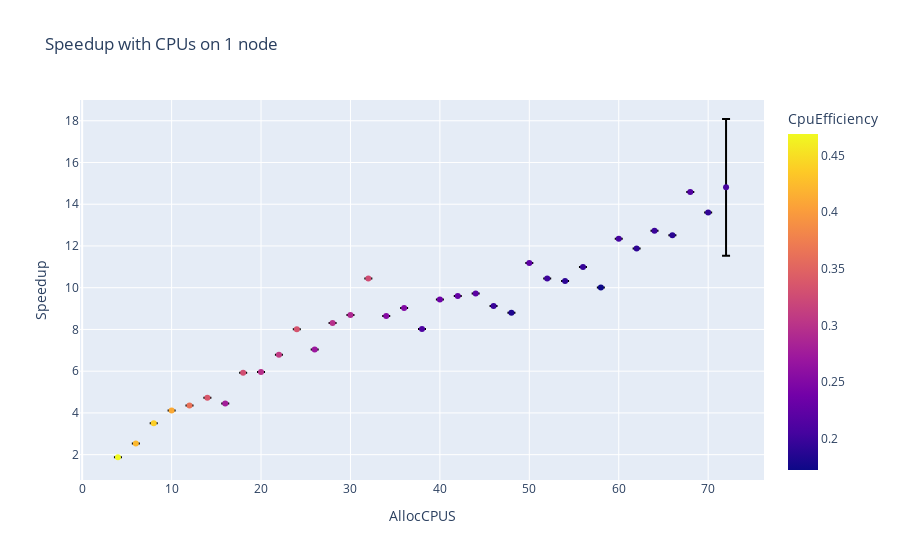

Notebook code cell kept with this figure:
### Code cell
fig1.show()

### Figure 1 — Plotly figure (JSON) as saved in the notebook; plotly's stock layout.template omitted (floating-point values rounded to 4 significant figures; data arrays with more than 128 entries replaced by an {"elided": "..."} marker saying what was removed)
{"data": [{"customdata": {"elided": "35x7 mixed values"}, "error_y": {"array": [null, null, null, null, null, null, null, null, null, null, null, null, null, null, null, null, null, null, null, null, null, null, null, null, null, null, null, null, null, null, null, null, null, null, 3.274]}, "hovertemplate": "Elapsed_s=%{customdata[3]}<br>CpuEfficiency=%{marker.color:.0%}<br>QueueTime_s=%{customdata[5]}<br>MaxRSS=%{customdata[6]:.2s%}<extra></extra>", "legendgroup": "", "marker": {"color": [0.4689, 0.422, 0.4385, 0.411, 0.3628, 0.3373, 0.2779, 0.329, 0.2981, 0.3086, 0.3338, 0.2707, 0.2969, 0.2897, 0.3263, 0.2541, 0.2508, 0.2112, 0.2359, 0.2286, 0.2211, 0.1983, 0.1832, 0.2237, 0.2008, 0.1911, 0.1962, 0.1726, 0.2057, 0.1915, 0.199, 0.1897, 0.2146, 0.1943, 0.2057], "coloraxis": "coloraxis", "symbol": "circle"}, "mode": "markers", "name": "", "orientation": "v", "showlegend": false, "type": "scatter", "x": [4, 6, 8, 10, 12, 14, 16, 18, 20, 22, 24, 26, 28, 30, 32, 34, 36, 38, 40, 42, 44, 46, 48, 50, 52, 54, 56, 58, 60, 62, 64, 66, 68, 70, 72], "xaxis": "x", "y": [1.876, 2.532, 3.508, 4.11, 4.354, 4.722, 4.446, 5.922, 5.962, 6.789, 8.011, 7.038, 8.313, 8.69, 10.44, 8.639, 9.029, 8.026, 9.435, 9.599, 9.726, 9.122, 8.794, 11.18, 10.44, 10.32, 10.99, 10.01, 12.34, 11.88, 12.73, 12.52, 14.59, 13.6, 14.81], "yaxis": "y"}], "layout": {"autosize": true, "coloraxis": {"colorbar": {"title": {"text": "CpuEfficiency"}}, "colorscale": [[0, "#0d0887"], [0.1111, "#46039f"], [0.2222, "#7201a8"], [0.3333, "#9c179e"], [0.4444, "#bd3786"], [0.5556, "#d8576b"], [0.6667, "#ed7953"], [0.7778, "#fb9f3a"], [0.8889, "#fdca26"], [1, "#f0f921"]]}, "legend": {"tracegroupgap": 0}, "title": {"text": "Speedup with CPUs on 1 node"}, "xaxis": {"anchor": "y", "autorange": true, "domain": [0, 1], "range": [-0.02929, 76.03], "title": {"text": "AllocCPUS"}, "type": "linear"}, "yaxis": {"anchor": "x", "autorange": true, "domain": [0, 1], "range": [0.7071, 19.0], "title": {"text": "Speedup"}, "type": "linear"}}}
